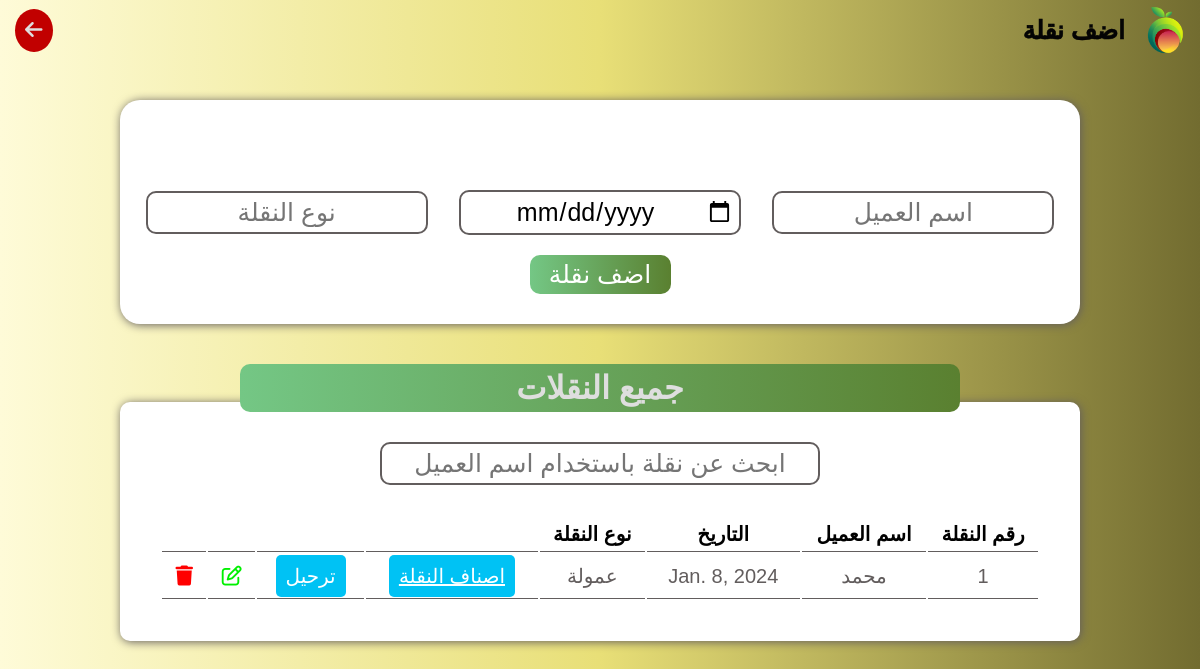
/addcontainer, run on an earlier commit of the app's database.
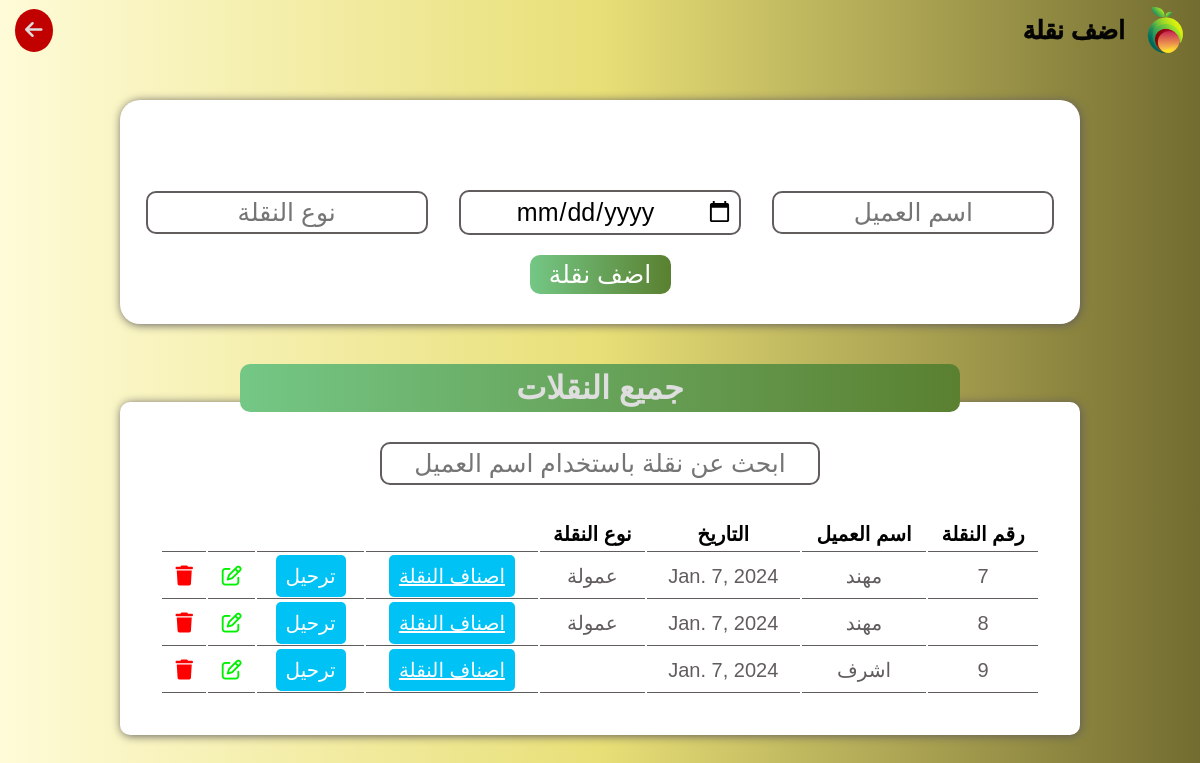
And on a later commit of the database.
### user/models.py (models this page shows, shortened)
class Container(models.Model):
    supplier = models.ForeignKey(Supplier, on_delete=models.SET_NULL, null=True)
    date = models.DateField()
    type = models.CharField(max_length=30, default='عمولة')
    num_sold_items = models.PositiveIntegerField(null=True)
    num_not_sold_items = models.PositiveIntegerField(null=True)

class Supplier(models.Model):
    name = models.CharField(max_length=30)
    place = models.CharField(max_length=70, default='غير محدد')
    date = models.DateField(default=timezone.now().date())
    type = models.CharField(max_length=30, default='عمولة')
    his_money = models.DecimalField(max_digits=10, decimal_places=2, default=0)
    on_him_money = models.DecimalField(max_digits=10, decimal_places=2,default=0)
    total = models.DecimalField(max_digits=10, decimal_places=2, blank=True, null=True)
    num_of_containers = models.PositiveIntegerField(default=0)
    @property
    def total(self):
        return self.his_money - self.on_him_money
    @property
    def num_of_containers(self):
        return self.container_set.count()

### user/views.py (the view, shortened to what this page needs)
# urls.py: path('addcontainer',views.add_container, name='addcontainer' ),
def add_container(request):
    container = Container.objects.all()
    context = {'container':container}
    containers = Container.objects.all()
    context = {'containers': containers}
    return render(request, 'add.html', context)

### templates/add.html (shortened to what this page needs)
{% load static %}
<!DOCTYPE html>
<html lang="en">
<head>
    <link rel="stylesheet" href="https://cdnjs.cloudflare.com/ajax/libs/font-awesome/6.5.1/css/all.min.css" />
    <link rel="stylesheet" href="{% static "css/main.css" %}">
</head>
<body>
    <header>
        <div class="main">
            <img src="{% static "images/logo.png" %}" alt="">
            <h1>اضف نقلة</h1>
        </div>
        <a href="#" onclick="goBack()"><i class="fa-solid fa-arrow-left"></i></a>
    </header>
    <div class="addnewcar">
        <form method="POST" class="addcar" action="{% url "addcontainer" %}">
            <ul class="messages">
            </ul>
            <div>
                <input name='supplier' type="text" placeholder="اسم العميل">
                <input name='date' type="date" placeholder="التاريخ">
                <input name='type' type="text" placeholder="نوع النقلة">
            </div>
            <button class="addbtn">اضف نقلة</button>
        </form>
        <div class="title">
            <h1>جميع النقلات</h1>
        </div>
        <div class="table">
            <input id="searchbar" type="text" placeholder="ابحث عن نقلة باستخدام اسم العميل">
            <table>
                <thead>
                    <tr>
                        <th>رقم النقلة</th>
                        <th>اسم العميل</th>
                        <th>التاريخ</th>
                        <th>نوع النقلة</th>
                        <th></th>
                        <th></th>
                        <th></th>
                        <th></th>
                    </tr>
                </thead>
                <tbody id="tablebody">
                    <tr>
                        {% for container in containers  %}
                        <td>{{container.id}}</td>
                        <td>{{container.supplier.name}}</td>
                        <td>{{container.date}}</td>
                        <td>{{container.type}}</td>
                        <td><a href="{% url "containeritems" container.id %}" class="type" id="addkind">اصناف النقلة</a></td>
                        <td><a style="text-decoration: none;" href="{% url "sellcar" %}" class="type" id="sellbtn">ترحيل</a></td>
                        <td><a href="{% url "containerupdate" container.id %}" id="editcar" class="btn" style="color: #00F000;"><i class="fa-regular fa-pen-to-square"></i></a></td>
                        <td><a href="{% url "containerdelete" container.id %}" id="deletecar" class="btn"  style="color: #FF0000;" ><i class="fa-solid fa-trash"></i></a></td>
                    </tr>
                    {% endfor %}
                </tbody>
            </table>
        </div>
    </div>
</body>
</html>

What changed in the data, as far as the page shows it:
removed Container: id "1", supplier.name "محمد", date "Jan. 8, 2024", type "عمولة"
added Container: id "7", supplier.name "مهند", date "Jan. 7, 2024", type "عمولة"
added Container: id "8", supplier.name "مهند", date "Jan. 7, 2024", type "عمولة"
added Container: id "9", supplier.name "اشرف", date "Jan. 7, 2024"
